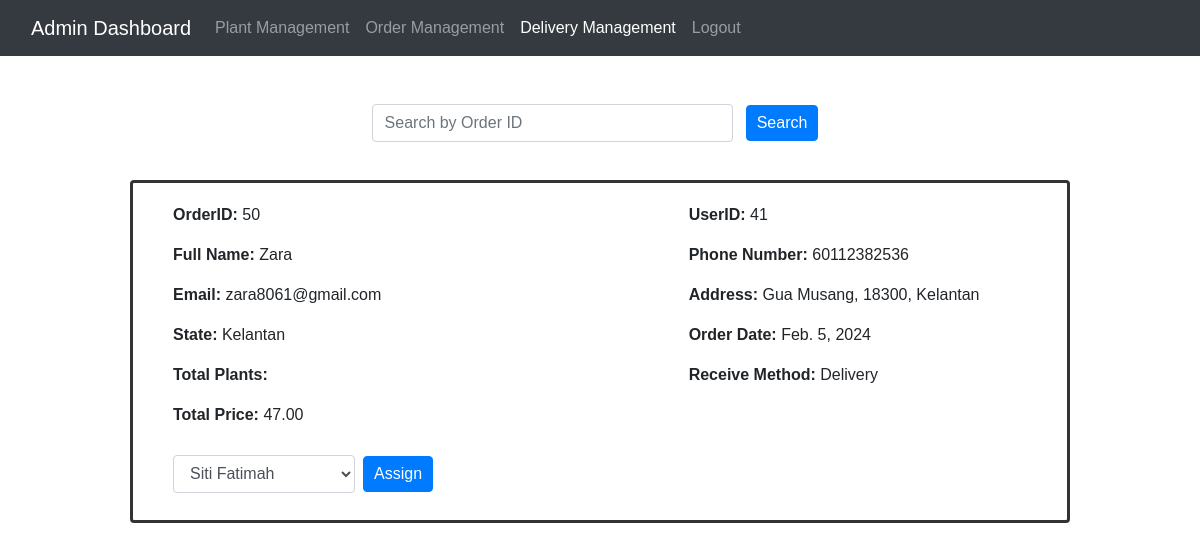
/adm/delivery/ (signed in), run on the app's committed database.
### app/models.py (models this page shows, shortened)
class Order(models.Model):
    customer = models.ForeignKey(Customer, on_delete=models.CASCADE, related_name='orders')
    payment = models.ForeignKey(Payment, on_delete=models.CASCADE, related_name='orders')
    delman = models.ForeignKey(DeliveryMan, on_delete=models.CASCADE, related_name='orders', null=True, blank=True)
    order_status = models.CharField(max_length=30)

class Customer(models.Model):
    user = models.OneToOneField(User, on_delete=models.CASCADE, primary_key=True, related_name='customer_profile')
    customer_name = models.CharField(max_length=80, default='Unknown')
    customer_address = models.CharField(max_length=200)
    customer_state = models.CharField(max_length=30)
    customer_ic = models.CharField(max_length=30, unique=True)
    customer_phone_number = models.BigIntegerField()

class User(AbstractUser):
    is_customer = models.BooleanField(default=False)
    is_deliveryman = models.BooleanField(default=False)
    is_admin = models.BooleanField(default=False)
    email = models.EmailField(unique=True)
    USERNAME_FIELD = 'email'
    REQUIRED_FIELDS = []    # Remove 'email' from here since it's the USERNAME_FIELD

class Payment(models.Model):
    customer = models.ForeignKey(Customer, on_delete=models.CASCADE, related_name='payments')
    shipping_fee = models.DecimalField(max_digits=4, decimal_places=2, validators=[MinValueValidator(0.00), MaxValueValidator(99.99)])
    payment_cost = models.DecimalField(max_digits=6, decimal_places=2, validators=[MinValueValidator(0.00), MaxValueValidator(9999.99)])
    receive_method = models.CharField(max_length=10)
    order_date = models.DateField()
    order_total_price = models.DecimalField(max_digits=6, decimal_places=2, validators=[MinValueValidator(0.00), MaxValueValidator(9999.99)])

### app/views.py (the view)
# urls.py: path("adm/delivery/", views.deliveryManagement, name="deliveryManagement"),
@user_passes_test(lambda user: user.is_admin)
def deliveryManagement(request):
    search_query = request.GET.get('search_query', '')
    error_message = None
    info_message = None
    delivery_orders = (
        Order.objects
        .filter(payment__receive_method='Delivery', delman__isnull=True, order_status='Ready')
        .select_related('customer', 'payment')
        .prefetch_related('order_items')
    )
    deliverymen = DeliveryMan.objects.all()
    if search_query:
        try:
            search_query = int(search_query)
            delivery_orders = delivery_orders.filter(id=search_query)
            if not delivery_orders.exists():
                error_message = "No ongoing delivery orders matched the entered order ID."
        except ValueError:
            error_message = "Invalid input. Please enter a numeric order ID."
            delivery_orders = Order.objects.none()
    else:
        if not delivery_orders.exists():
            info_message = "There are no ongoing delivery orders in the system."
    return render(request, 'delivery_management.html', {'delivery_orders': delivery_orders, 'deliverymen': deliverymen, 'error_message': error_message, 'info_message': info_message})

### app/templates/delivery_management.html (shortened to what this page needs)
{% load static %}
<!DOCTYPE html>
<html lang="en">
<head>
    <link rel="stylesheet" href="https://stackpath.bootstrapcdn.com/bootstrap/4.5.2/css/bootstrap.min.css">
    <link rel="stylesheet" href="{% static 'styles.css' %}">
</head>
<body>
    <nav class="navbar navbar-expand-lg navbar-dark bg-dark">
        <div class="container-fluid">
            <a class="navbar-brand" href="{% url 'adminDashboard' %}">Admin Dashboard</a>
            <div class="collapse navbar-collapse" id="navbarNavAltMarkup">
                <div class="navbar-nav">
                    <a class="nav-item nav-link" href="{% url 'plantManagement' %}">Plant Management</a>
                    <a class="nav-item nav-link" href="{% url 'orderManagement' %}">Order Management</a>
                    <a class="nav-item nav-link active" href="{% url 'deliveryManagement' %}">Delivery Management</a>
                    <a class="nav-item nav-link" href="{% url 'logout' %}">Logout</a>
                </div>
            </div>
        </div>
    </nav>
    <div class="container mt-4 main-content">
        <div class="row">
            <div class="col-md-8 mx-auto">
                <div class="text-center mb-4">
                    <form class="form-inline d-inline" action="{% url 'deliveryManagement' %}" method="get">
                        <input type="text" class="form-control mr-2" name="search_query" placeholder="Search by Order ID" value="{{ search_query }}" style="width: 50%;">
                        <button type="submit" class="btn btn-primary">Search</button>
                    </form>
                </div>
            </div>
        </div>
        {% for order in delivery_orders %}
        <div class="delivery-container card mb-4">
            <div class="card-body">
                <div class="row">
                    <div class="col-md-7">
                        <p class="card-text"><strong>OrderID:</strong> {{ order.id }}</p>
                        <p class="card-text"><strong>Full Name:</strong> {{ order.customer.customer_name }}</p>
                        <p class="card-text"><strong>Email:</strong> {{ order.customer.user.email }}</p>
                        <p class="card-text"><strong>State:</strong> {{ order.customer.customer_state }}</p>
                        <p class="card-text"><strong>Total Plants:</strong> {{ order.total_plant_quantity }}</p>
                        <p class="card-text"><strong>Total Price:</strong> {{ order.payment.payment_cost }}</p>
                    </div>
                    <div class="col-md-5">
                        <p class="card-text"><strong>UserID:</strong> {{ order.customer.user.id }}</p>
                        <p class="card-text"><strong>Phone Number:</strong> {{ order.customer.customer_phone_number }}</p>
                        <p class="card-text"><strong>Address:</strong> {{ order.customer.customer_address }}</p>
                        <p class="card-text"><strong>Order Date:</strong> {{ order.payment.order_date }}</p>
                        <p class="card-text"><strong>Receive Method:</strong> {{ order.payment.receive_method }}</p>
                    </div>
                </div>
                <div class="row mt-4">
                    <div class="col-12">
                        <form action="{% url 'assign_delivery' order.id %}" method="post" class="form-inline">
                            <div class="form-group mb-1 mr-2">
                                <select id="assign-select-{{ order.id }}" class="form-control" name="deliveryman">
                                    {% for deliveryman in deliverymen %}
                                        <option value="{{ deliveryman.user.id }}">{{ deliveryman.deliveryman_name }}</option>
                                    {% endfor %}
                                </select>
                            </div>
                            <button type="submit" class="btn btn-primary mb-2">Assign</button>
                        </form>
                    </div>
                </div>
            </div>
        </div>
        {% endfor %}
    </div>
</body>
</html>

### app/static/styles.css (style rules this page uses)
body, html { margin: 0; padding: 0; font-family: Arial; }
.navbar { margin-bottom: 20px; }
.main-content { padding: 20px; }
button, .btn { margin: 5px 10px 5px 0px; padding: 5px 10px; }
.delivery-container { background-color: #ffffff; padding: 0px 20px; border: 3px solid #333; margin: 10px 80px; }

### data on the page
Order: id "50", customer.customer_name "Zara", customer.user.email "zara8061@gmail.com", customer.customer_state "Kelantan", payment.payment_cost "47.00", customer.user.id "41", customer.customer_phone_number "60112382536", customer.customer_address "Gua Musang, 18300, Kelantan", payment.order_date "Feb. 5, 2024", payment.receive_method "Delivery"

### other printed values
form field deliveryman "Siti Fatimah"
